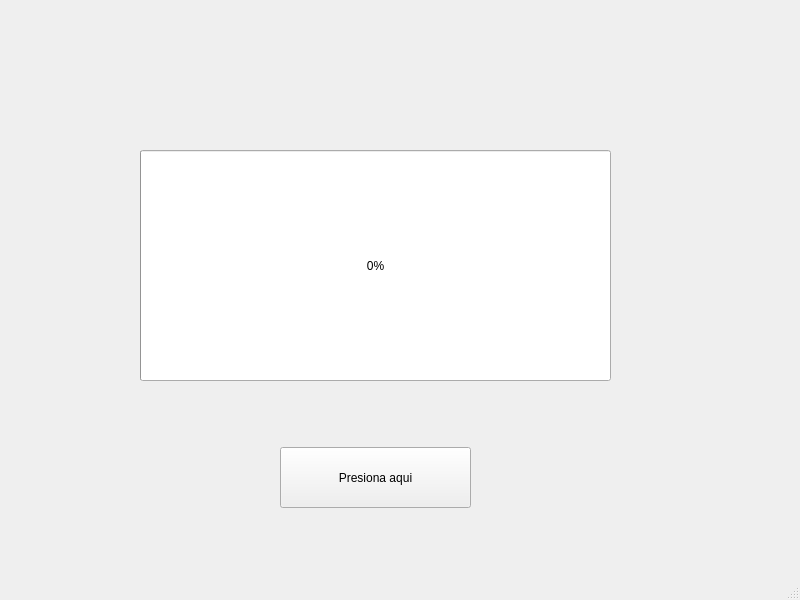
<?xml version="1.0" encoding="UTF-8"?>
<ui version="4.0">
 <class>MainWindow</class>
 <widget class="QMainWindow" name="MainWindow">
  <property name="geometry">
   <rect>
    <x>0</x>
    <y>0</y>
    <width>800</width>
    <height>600</height>
   </rect>
  </property>
  <property name="windowTitle">
   <string>MainWindow</string>
  </property>
  <widget class="QWidget" name="centralwidget">
   <widget class="QProgressBar" name="progressBar">
    <property name="geometry">
     <rect>
      <x>140</x>
      <y>150</y>
      <width>471</width>
      <height>231</height>
     </rect>
    </property>
    <property name="value">
     <number>0</number>
    </property>
   </widget>
   <widget class="QPushButton" name="pushButton">
    <property name="geometry">
     <rect>
      <x>280</x>
      <y>447</y>
      <width>191</width>
      <height>61</height>
     </rect>
    </property>
    <property name="text">
     <string>Presiona aqui</string>
    </property>
   </widget>
  </widget>
  <widget class="QMenuBar" name="menubar">
   <property name="geometry">
    <rect>
     <x>0</x>
     <y>0</y>
     <width>800</width>
     <height>26</height>
    </rect>
   </property>
  </widget>
  <widget class="QStatusBar" name="statusbar"/>
 </widget>
 <resources/>
 <connections/>
</ui>
